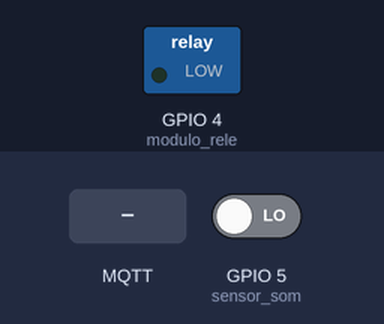
This sketch was run on a simulated ESP8266 (NodeMCU). Parts: switched loads named in the sketch (green lamp = pin HIGH). The test bench sets the inputs (shaded band); at power-on: GPIO 5 (sensor_som) LOW. WiFi joins after 1.5 s; servers stay silent unless stated; no MQTT or app messages arrive unless stated.

Above: at 2.7 s.
2.8 s: GPIO 5 (sensor_som) driven HIGH
At 5.6 s:
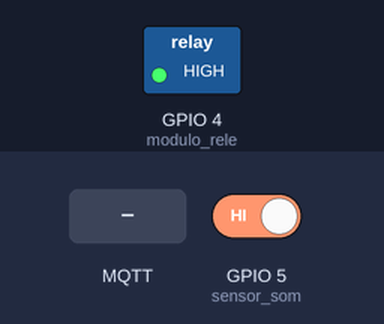
5.8 s: GPIO 5 (sensor_som) driven LOW
At 6.5 s:
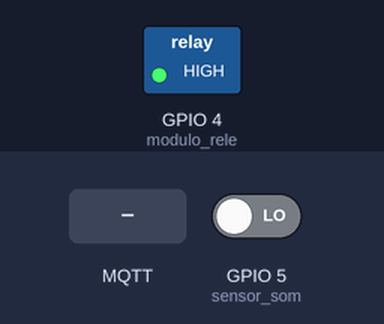
7.3 s: MQTT message "1" arrives on the first subscribed topic
At 7.6 s:
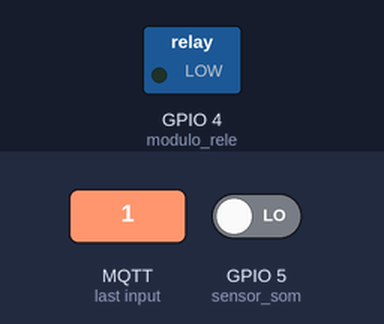
Timing chart, 0 to 10.3 s (numbered marks = the images above; inputs shaded):
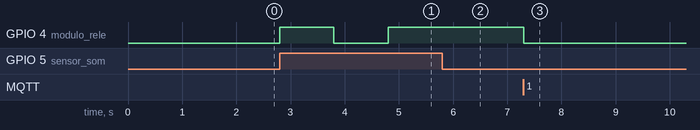

The sketch:

ProjetoSmartHouseMQTT.ino
```cpp
// Projeto SmartHouse OIC
// Grupo:  Victor Cesar   e   Augusto Rosasco
// Créditos : Projeto baseado no artigo da Plataforma Embarcados que disponibilizou a documentação do projeto e código. Ambos bem explicados.

#include <ESP8266WiFi.h>        // Definição da Biblioteca ESP8266
#include <PubSubClient.h>       // Definição da Biblioteca PubSubClient que permite a comunicação (receber e enviar) com o protocolo MQTT.

WiFiClient espClient;
PubSubClient client(espClient);
                                            // Definição das Variaveis usadas para conexão com o WIFI e MQTT Cloud
#define sensor_som    5                     // Definição das Variaveis para guardar as pinagens e sinal do sensor e modulo relé
#define modulo_rele    4
boolean sinal_rele = LOW;

const char* nome_rede_wireless = "quartovictor2.4";
const char* senha_rede_wireless =  "victor1104";                         // Definição dos dados necessarios para conexão WIFI (nome da rede e senha)
const char* ServidorMQTT = "hairdresser.cloudmqtt.com";                 // Definição dos dados necessarios para conexão com o Broker.
const int PortaMQTT =  18306;
const char* UsuarioMQTT = "jejyanfm";
const char* SenhaMQTT = "NiYHva8hJhwH";
const char* TopicoSubscriberMQTT ="controlar-lampada";

void setup() {
  Serial.begin(115200);                                              // Definição do Serial, e pinagens de saída e entrada.
  pinMode(sensor_som, INPUT);
  pinMode(modulo_rele, OUTPUT);
  digitalWrite(modulo_rele, sinal_rele);

  WiFi.begin(nome_rede_wireless, senha_rede_wireless);

  while (WiFi.status() != WL_CONNECTED) {
    delay(500);
    #ifdef DEBUG
    Serial.println("Tentando Estabelecer Conexão via WIFI..");                         // Tenta Estabelecer Conexão com o Wifi
    #endif
  }
  #ifdef DEBUG
  Serial.println("Boa! Conexão foi estabelecida com sucesso ! :) ");
  #endif

  client.setServer(ServidorMQTT, PortaMQTT);                          // Estabelece Conexão com o Broker e chama a função de CallBack.
  client.setCallback(callback);

  while (!client.connected()) {
    #ifdef DEBUG
    Serial.println("Tentando Estabelecer Conexão ao Broker MQTT...");                    // Estrutura de Repetição responsável por verificar se está conectado, e
    #endif                                                                               // caso não esteja, tenta estabelecer a conexão com o Broker.

    if (client.connect("ESP32Client", UsuarioMQTT, SenhaMQTT )) {
      #ifdef DEBUG
      Serial.println("Boa! Conexão com o Broker foi estabelecida! ");
      #endif

    } else {
      #ifdef DEBUG
      Serial.print("Ocorreu algum problema .... :( ");                                // Mensagem de erro e printa o estado.
      Serial.print(client.state());
      #endif
      delay(2000);

    }
  }


  client.subscribe(TopicoSubscriberMQTT);

}
void loop() {
  int verificasinal = digitalRead(sensor_som);
   if(verificasinal){
    sinal_rele = !sinal_rele;                                          // Funcao Loop responsavél por verificar através do sensor, mudanças de sinais e respectivamente,
    digitalWrite(modulo_rele, sinal_rele);                             // alternar o sinal do Relé, fazendo assim, com que a Lâmpada apague ou acenda.
    delay(1000);
   }
    if (!client.connected()) {
    reconnect();                                    // Caso não esteja conectado, chama a função reconnect definida abaixo.
  }
  client.loop();

}

void reconnect() {

  while (!client.connected()) {                                         // Função reconnect responsavel por estabelecer reconexão com o Broker caso ocorra alguma Falha.
    #ifdef DEBUG
    Serial.print("Tentando conectar ao servidor MQTT");
    #endif

    bool conectado = strlen(UsuarioMQTT) > 0 ?
                     client.connect("ESP32Client", UsuarioMQTT, SenhaMQTT) :
                     client.connect("ESP32Client");

    if(conectado) {
      #ifdef DEBUG
      Serial.println("Conectado!");
      #endif

      client.subscribe(TopicoSubscriberMQTT, 1);                             // Caso a conexão seja reestabelecida, estabelece inscrição no tópico definido no Escopo.
    } else {
      #ifdef DEBUG
      Serial.println("Falha durante a conexão.Code: ");
      Serial.println( String(client.state()).c_str());                       // Caso ocorra uma Falha, Tenta estabelecer conexão novamente.
      Serial.println("Tentando novamente em 10 s");
      #endif

      delay(10000);
    }
  }
}
void callback(char* topico, byte* payload, unsigned int length) {
  payload[length] = '\0';
  String mensagemtopico = String((char*)payload);

  #ifdef DEBUG
  Serial.print("Uma mensagem acabou de ser recebida pelo Tópico: ");                 // Printa o respectivo tópico e a mensagem recebida (ligar ou desligar).
  Serial.println(topico);
  Serial.print("Mensagem:");
  Serial.print(mensagemtopico);
  Serial.println();
  Serial.println("-----------------------");
  #endif


  if (mensagemtopico == "ligar"){
     sinal_rele = HIGH;
     digitalWrite(modulo_rele, sinal_rele);                            // Caso a mensagens recebida no Tópico seja compátivel tanto com ligar ou desligar, o sinal do relé irá mudar de
  }                                                                    // acordo com a respectiva variável.
  else if (mensagemtopico = "desligar") {
     sinal_rele = LOW;
     digitalWrite(modulo_rele, sinal_rele);
    }
}
```

Measured:
- after the input at 2.8 s, GPIO 4 (modulo_rele): LOW → HIGH at once, → LOW 1.0 s later, → HIGH 1.0 s later
- after the input at 5.8 s, GPIO 4 (modulo_rele): stays HIGH (without the input it goes to LOW after 0.00 s)
- after the input at 7.3 s, GPIO 4 (modulo_rele): HIGH → LOW at once
